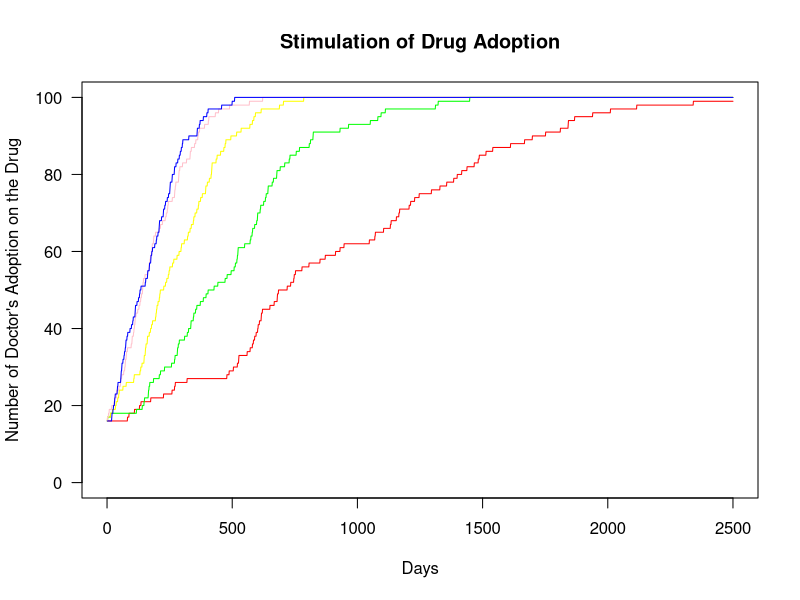

Reproduce this figure in R.
# Homework 6
# Stat 133, Lec 2, Spring 2015
# Due : Friday March 20th by 5 pm

# Review the slides on simulations for this assignment.

# Consider the following model on use of a new drug:
# We have a population of doctors, population size : <n.doctors>
# Every doctor has either adopted the use of a new drug, or not (0/1 status)
# Now write a function that runs a simulation for a period of :
# <n.days> where
# - every day exactly two _random_ doctors meet
# - if one has adopted but the other one has not then the
#   holdout adopts the use of the drug with probability p
# Return a matrix that shows for each day which doctors have adopted
# the use of the drug.

# Input varibles are
# <n.days> : the number of days the simulation should be run for
# <n.doctors> : total number of doctors 
# <initial.doctors> : a 0/1 vector of length <n.doctors>, 1 for adopters
# <p> : the probability that the non-adopter adopts the drug.

# Ouput variable
# <has_adopted> : matrix with <n.doctors> rows and <n.days> columns
#                 i.e. one row for each doctor
#                 the entries are 0 for days where the doctor is a
#                 non-adopter, else 1 (so once a row turns to 1 it stays as 1).

sim.doctors <- function(initial.doctors, n.doctors, n.days, p){

  # Set up the output variable, define it as a matrix then use initial.doctors
  # to set the first column (day)

  # Run a simulation for <n.days> (use a for loop).  In the loop:
  # 1) pick two random doctors
  # 2) check if one has adopted the other hasn't
  # 3) convert the non-adopter with probability p

  # return the output
  size=n.doctors*n.days
  has_adopted=matrix(rep(0,size),nrow=n.doctors,ncol=n.days,byrow=FALSE)
  has_adopted[,1]=t(t(initial.doctors))

  update.doctors=initial.doctors

  for (i in 2:n.days){
    a=sample(1:n.doctors,size=2,replace=FALSE)
    A1=a[1]
    A2=a[2]
    if (update.doctors[A1] == 1 & update.doctors[A2] == 0){
      update.doctors[A2] <- sample(c(1,0), 1, prob=c(p,1-p))
      has_adopted[,i] <- t(t(update.doctors))
    } else if (update.doctors[A1] == 0 & update.doctors[A2]  == 1){
      update.doctors[A1] <- sample(c(1,0), 1, prob=c(p,1-p))
      has_adopted[,i] <- t(t(update.doctors))
    } else{
      has_adopted[,i] <- t(t(update.doctors))
    }
  }
  return (has_adopted)
}
# When you test your function you have to generate <initial.doctors> and
# pick values for the other input parameters.

set.seed(42)
# Generate a value for <initial.doctors> that has 10% 1s and 90% 0s.
# Run your function for at least 5 different values of <p> and plot
# on x-axis: days,
# on y-axis : the number of doctors that have already adopted the drug, on that day
# Put all 5 lines in one figure (e.g. use first plot() then lines() for the subsequent lines)
initial.doctors <- sample(c(1,0), 100, replace=T, prob= c(0.1, 0.9))
p1 <- sim.doctors(initial.doctors, n.doctors = 100, n.days=2500, p=0.11)
plot(1:ncol(p1), colSums(p1),col="red",type="l", xlab="Days", ylab="Number of Doctor's Adoption on the Drug",
     main="Stimulation of Drug Adoption",xlim=c(0,2500), ylim=c(0,100), las=1)

p2 <- sim.doctors(initial.doctors, n.doctors = 100, n.days=2500, p=0.24)
lines(1:ncol(p2), colSums(p2),col="green")

p3 <- sim.doctors(initial.doctors, n.doctors = 100, n.days=2500, p=0.36)
lines(1:ncol(p3), colSums(p3), col="yellow")

p4 <- sim.doctors(initial.doctors, n.doctors = 100, n.days=2500, p=0.47)
lines(1:ncol(p4), colSums(p4), col="pink")

p5 <- sim.doctors(initial.doctors, n.doctors = 100, n.days=2500, p=0.53)
lines(1:ncol(p5), colSums(p5), col="blue")
